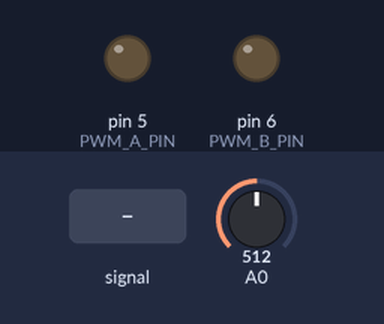
Simulated run of this sketch. Board: Arduino Uno, built with avr-gcc and run on an emulated ATmega328P. Parts: output pins drawn as LEDs (lit = HIGH). The test bench sets the inputs (shaded band); at power-on: A0 = 512.

Above: at 1.2 s.
1.3 s: A0 fed a 200 Hz sine of ±81 counts around its level
Timing chart, 0 to 4.2 s (numbered marks = the images above; inputs shaded):
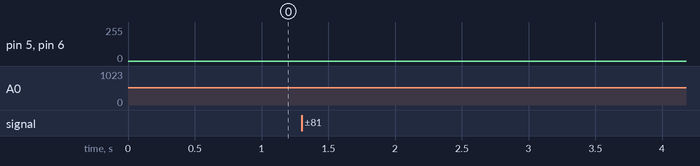

The sketch:

scalar_contorl.ino
```cpp
#define PWM_A_PIN 5
#define PWM_B_PIN 6
#define F_PWM 980
#define PWM_REG 254 // 16000 / (F_PWM/1000 * 8) - 1
#define PER 125 // 1000000 / 8000 // in [ns]

#define PI_1_2 1.5708
#define PI_2_2 3.1416
#define PI_3_2 4.7124
#define PI_4_2 6.2832
#define SQRT_2 1.4142

#define F_N 50
#define U_N 325.2691 // 230 * SQRT_2
#define UF 6.5054 // U_N / F_N

#define TABLE_SIZE 256

float sin_table[] = {0.000000,0.006136,0.012272,0.018407,0.024541,0.030675,0.036807,0.042938,0.049068,0.055195,0.061321,0.067444,0.073565,0.079682,0.085797,0.091909,0.098017,0.104122,0.110222,0.116319,0.122411,0.128498,0.134581,0.140658,0.146730,0.152797,0.158858,0.164913,0.170962,0.177004,0.183040,0.189069,0.195090,0.201105,0.207111,0.213110,0.219101,0.225084,0.231058,0.237024,0.242980,0.248928,0.254866,0.260794,0.266713,0.272621,0.278520,0.284408,0.290285,0.296151,0.302006,0.307850,0.313682,0.319502,0.325310,0.331106,0.336890,0.342661,0.348419,0.354164,0.359895,0.365613,0.371317,0.377007,0.382683,0.388345,0.393992,0.399624,0.405241,0.410843,0.416430,0.422000,0.427555,0.433094,0.438616,0.444122,0.449611,0.455084,0.460539,0.465976,0.471397,0.476799,0.482184,0.487550,0.492898,0.498228,0.503538,0.508830,0.514103,0.519356,0.524590,0.529804,0.534998,0.540171,0.545325,0.550458,0.555570,0.560662,0.565732,0.570781,0.575808,0.580814,0.585798,0.590760,0.595699,0.600616,0.605511,0.610383,0.615232,0.620057,0.624859,0.629638,0.634393,0.639124,0.643832,0.648514,0.653173,0.657807,0.662416,0.667000,0.671559,0.676093,0.680601,0.685084,0.689541,0.693971,0.698376,0.702755,0.707107,0.711432,0.715731,0.720003,0.724247,0.728464,0.732654,0.736817,0.740951,0.745058,0.749136,0.753187,0.757209,0.761202,0.765167,0.769103,0.773010,0.776888,0.780737,0.784557,0.788346,0.792107,0.795837,0.799537,0.803208,0.806848,0.810457,0.814036,0.817585,0.821103,0.824589,0.828045,0.831470,0.834863,0.838225,0.841555,0.844854,0.848120,0.851355,0.854558,0.857729,0.860867,0.863973,0.867046,0.870087,0.873095,0.876070,0.879012,0.881921,0.884797,0.887640,0.890449,0.893224,0.895966,0.898674,0.901349,0.903989,0.906596,0.909168,0.911706,0.914210,0.916679,0.919114,0.921514,0.923880,0.926210,0.928506,0.930767,0.932993,0.935184,0.937339,0.939459,0.941544,0.943593,0.945607,0.947586,0.949528,0.951435,0.953306,0.955141,0.956940,0.958703,0.960431,0.962121,0.963776,0.965394,0.966976,0.968522,0.970031,0.971504,0.972940,0.974339,0.975702,0.977028,0.978317,0.979570,0.980785,0.981964,0.983105,0.984210,0.985278,0.986308,0.987301,0.988258,0.989177,0.990058,0.990903,0.991710,0.992480,0.993212,0.993907,0.994565,0.995185,0.995767,0.996313,0.996820,0.997290,0.997723,0.998118,0.998476,0.998795,0.999078,0.999322,0.999529,0.999699,0.999831,0.999925,1.000000};

float theta = 0;
float fs; // READ
float u_dc = 230 * SQRT_2; // MEASURE

float As;
float FF_A;
float FF_B;

int T_A;
int T_B;

void setup(){
    pinMode(A0, INPUT);
    PWM_INIT();
}

ISR(TIMER0_COMPA_vect){
    theta += PI_4_2/F_PWM * fs;
    if(theta > PI_4_2) theta -= PI_4_2;

    As = us(fs)/u_dc; // MAINS CHANGE

    FF_A = 0.5 * (1 + As*sin(theta)); // FIRST BRANCH PWM
    FF_B = 0.5 * (1 - As*sin(theta)); // SECOND BRANCH PWM

    T_A = (int) (FF_A * 256);
    T_B = (int) (FF_B * 256);

    analogWrite(PWM_A_PIN, T_A);
    analogWrite(PWM_B_PIN, T_B);
}


void loop(){
    fs = F_N * (analogRead(A0)/1024.0);
}

void PWM_INIT(){
    // SETUP PIN AS OUTPUT
    pinMode(PWM_A_PIN, OUTPUT);
    pinMode(PWM_B_PIN, OUTPUT);
    cli(); //stop interrupts

    // ISR
//    TCCR0A = 0; // TCCR0A register to 0
//    TCCR0B = 0; // same for TCCR0B
    TCNT0  = 0; //initialize counter value to 0
    // set compare match register for 2khz increments
    OCR0A = 254;// = (16*10^6) / (f*64) - 1 (must be <256)
    // turn on CTC mode
    TCCR0A |= (1 << WGM01);
    // Set CS01 and CS00 bits for 64 prescaler
    TCCR0B |= (1 << CS01) | (1 << CS00);
    // enable timer compare interrupt


    TIMSK0 |= (1 << OCIE0A);

    sei();//allow interrupts
}

float us(float fs){
  // return fs < F_N ? U_N * fs/F_N : (float) U_N;
  if(fs < F_N) return UF * fs;
  return (float) U_N;
}

float sin(float angle){
  if(angle <= PI_1_2)     return  sin_table[  (int)(  angle / PI_1_2 * TABLE_SIZE )       ];
  else if(angle <= PI_2_2)  return  sin_table[  (int)(  (PI_2_2 - angle) / PI_1_2 * TABLE_SIZE  ) ];
  else if(angle <= PI_3_2)  return -sin_table[  (int)(  (angle - PI_2_2) / PI_1_2 * TABLE_SIZE  ) ];
  else            return -sin_table[  (int)(  (PI_4_2 - angle) / PI_1_2 * TABLE_SIZE  ) ];
}
```
